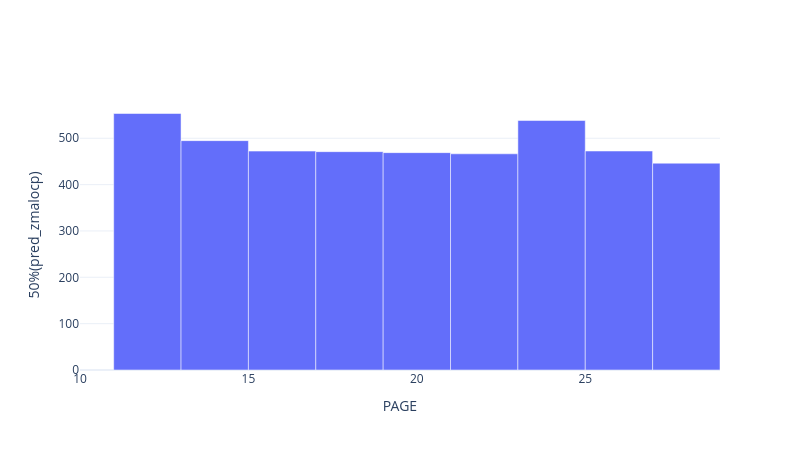

Source (notebook cell):
### Markdown cell above
The same applies to the regions. Let's look at student age.

### Code cell
africa["PAGE"].hist(method = "50%", 
                    of = "pred_zmalocp",
                    h = 2)

### Figure 1 — Plotly figure (JSON) as saved in the notebook; plotly's stock layout.template omitted (floating-point values rounded to 4 significant figures)
{"data": [{"name": "PAGE", "offset": 0, "opacity": 1, "type": "bar", "width": 2, "x": [11, 13, 15, 17, 19, 21, 23, 25, 27], "y": [553.5, 494.9, 472.3, 471.1, 469.0, 466.5, 538.3, 472.5, 446.2]}], "layout": {"height": 450, "width": 800, "xaxis": {"autorange": true, "range": [10, 29], "title": {"text": "PAGE"}, "type": "linear"}, "yaxis": {"autorange": true, "range": [0, 582.6], "title": {"text": "50%(pred_zmalocp)"}, "type": "linear"}}}
